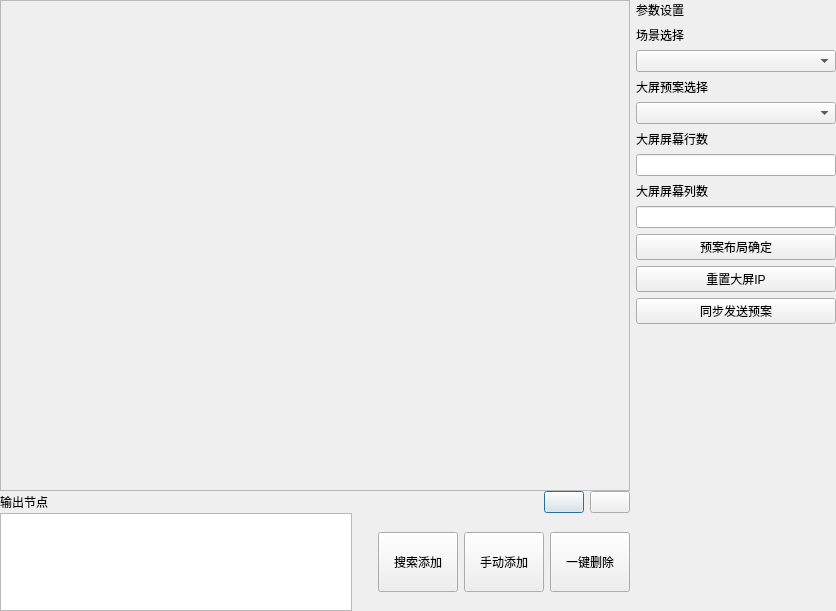
<?xml version="1.0" encoding="UTF-8"?>
<ui version="4.0">
 <class>frmaddui</class>
 <widget class="QDialog" name="frmaddui">
  <property name="geometry">
   <rect>
    <x>0</x>
    <y>0</y>
    <width>836</width>
    <height>611</height>
   </rect>
  </property>
  <property name="windowTitle">
   <string>Dialog</string>
  </property>
  <property name="styleSheet">
   <string notr="true"/>
  </property>
  <layout class="QVBoxLayout" name="verticalLayout_9">
   <property name="spacing">
    <number>0</number>
   </property>
   <property name="leftMargin">
    <number>0</number>
   </property>
   <property name="topMargin">
    <number>0</number>
   </property>
   <property name="rightMargin">
    <number>0</number>
   </property>
   <property name="bottomMargin">
    <number>0</number>
   </property>
   <item>
    <widget class="QWidget" name="widget_jmsearchmain" native="true">
     <property name="styleSheet">
      <string notr="true"/>
     </property>
     <layout class="QHBoxLayout" name="horizontalLayout_2">
      <property name="spacing">
       <number>6</number>
      </property>
      <property name="leftMargin">
       <number>0</number>
      </property>
      <property name="topMargin">
       <number>0</number>
      </property>
      <property name="rightMargin">
       <number>0</number>
      </property>
      <property name="bottomMargin">
       <number>0</number>
      </property>
      <item>
       <widget class="QWidget" name="widget_12" native="true">
        <layout class="QVBoxLayout" name="verticalLayout_8">
         <property name="spacing">
          <number>0</number>
         </property>
         <property name="leftMargin">
          <number>0</number>
         </property>
         <property name="topMargin">
          <number>0</number>
         </property>
         <property name="rightMargin">
          <number>0</number>
         </property>
         <property name="bottomMargin">
          <number>0</number>
         </property>
         <item>
          <widget class="QWidget" name="widget" native="true">
           <property name="sizePolicy">
            <sizepolicy hsizetype="Expanding" vsizetype="Expanding">
             <horstretch>0</horstretch>
             <verstretch>0</verstretch>
            </sizepolicy>
           </property>
           <layout class="QVBoxLayout" name="verticalLayout_10">
            <property name="spacing">
             <number>0</number>
            </property>
            <property name="leftMargin">
             <number>0</number>
            </property>
            <property name="topMargin">
             <number>0</number>
            </property>
            <property name="rightMargin">
             <number>0</number>
            </property>
            <property name="bottomMargin">
             <number>0</number>
            </property>
            <item>
             <widget class="QScrollArea" name="scrollArea_2">
              <property name="widgetResizable">
               <bool>true</bool>
              </property>
              <widget class="QWidget" name="scrollAreaWidgetContents_2">
               <property name="geometry">
                <rect>
                 <x>0</x>
                 <y>0</y>
                 <width>628</width>
                 <height>489</height>
                </rect>
               </property>
               <layout class="QVBoxLayout" name="verticalLayout_2">
                <property name="spacing">
                 <number>0</number>
                </property>
                <property name="leftMargin">
                 <number>0</number>
                </property>
                <property name="topMargin">
                 <number>0</number>
                </property>
                <property name="rightMargin">
                 <number>0</number>
                </property>
                <property name="bottomMargin">
                 <number>0</number>
                </property>
                <item>
                 <layout class="QGridLayout" name="gridLayout">
                  <property name="spacing">
                   <number>3</number>
                  </property>
                 </layout>
                </item>
               </layout>
              </widget>
             </widget>
            </item>
           </layout>
          </widget>
         </item>
         <item>
          <widget class="QWidget" name="widget_6" native="true">
           <property name="maximumSize">
            <size>
             <width>16777215</width>
             <height>120</height>
            </size>
           </property>
           <layout class="QVBoxLayout" name="verticalLayout_3">
            <property name="spacing">
             <number>0</number>
            </property>
            <property name="leftMargin">
             <number>0</number>
            </property>
            <property name="topMargin">
             <number>0</number>
            </property>
            <property name="rightMargin">
             <number>0</number>
            </property>
            <property name="bottomMargin">
             <number>0</number>
            </property>
            <item>
             <widget class="QWidget" name="widget_5" native="true">
              <property name="minimumSize">
               <size>
                <width>0</width>
                <height>0</height>
               </size>
              </property>
              <property name="maximumSize">
               <size>
                <width>16777215</width>
                <height>1000</height>
               </size>
              </property>
              <layout class="QHBoxLayout" name="horizontalLayout_8">
               <property name="spacing">
                <number>6</number>
               </property>
               <property name="leftMargin">
                <number>0</number>
               </property>
               <property name="topMargin">
                <number>0</number>
               </property>
               <property name="rightMargin">
                <number>0</number>
               </property>
               <property name="bottomMargin">
                <number>0</number>
               </property>
               <item>
                <widget class="QLabel" name="label_6">
                 <property name="text">
                  <string>输出节点</string>
                 </property>
                </widget>
               </item>
               <item>
                <widget class="QLabel" name="label_2">
                 <property name="minimumSize">
                  <size>
                   <width>30</width>
                   <height>0</height>
                  </size>
                 </property>
                 <property name="text">
                  <string/>
                 </property>
                </widget>
               </item>
               <item>
                <spacer name="horizontalSpacer_3">
                 <property name="orientation">
                  <enum>Qt::Horizontal</enum>
                 </property>
                 <property name="sizeHint" stdset="0">
                  <size>
                   <width>523</width>
                   <height>20</height>
                  </size>
                 </property>
                </spacer>
               </item>
               <item>
                <widget class="QPushButton" name="btn_last">
                 <property name="focusPolicy">
                  <enum>Qt::TabFocus</enum>
                 </property>
                 <property name="text">
                  <string/>
                 </property>
                </widget>
               </item>
               <item>
                <widget class="QPushButton" name="btn_next">
                 <property name="focusPolicy">
                  <enum>Qt::TabFocus</enum>
                 </property>
                 <property name="text">
                  <string/>
                 </property>
                </widget>
               </item>
              </layout>
             </widget>
            </item>
            <item>
             <widget class="QWidget" name="widget_3" native="true">
              <layout class="QHBoxLayout" name="horizontalLayout_4">
               <property name="spacing">
                <number>6</number>
               </property>
               <property name="leftMargin">
                <number>0</number>
               </property>
               <property name="topMargin">
                <number>0</number>
               </property>
               <property name="rightMargin">
                <number>0</number>
               </property>
               <property name="bottomMargin">
                <number>0</number>
               </property>
               <item>
                <widget class="QWidget" name="widget_4" native="true">
                 <layout class="QVBoxLayout" name="verticalLayout_12">
                  <property name="spacing">
                   <number>0</number>
                  </property>
                  <property name="leftMargin">
                   <number>0</number>
                  </property>
                  <property name="topMargin">
                   <number>0</number>
                  </property>
                  <property name="rightMargin">
                   <number>0</number>
                  </property>
                  <property name="bottomMargin">
                   <number>0</number>
                  </property>
                  <item>
                   <widget class="QListWidget" name="listWidget"/>
                  </item>
                 </layout>
                </widget>
               </item>
               <item>
                <spacer name="horizontalSpacer_2">
                 <property name="orientation">
                  <enum>Qt::Horizontal</enum>
                 </property>
                 <property name="sizeType">
                  <enum>QSizePolicy::Fixed</enum>
                 </property>
                 <property name="sizeHint" stdset="0">
                  <size>
                   <width>20</width>
                   <height>20</height>
                  </size>
                 </property>
                </spacer>
               </item>
               <item>
                <widget class="QPushButton" name="pushButton">
                 <property name="minimumSize">
                  <size>
                   <width>60</width>
                   <height>60</height>
                  </size>
                 </property>
                 <property name="focusPolicy">
                  <enum>Qt::TabFocus</enum>
                 </property>
                 <property name="styleSheet">
                  <string notr="true"/>
                 </property>
                 <property name="text">
                  <string>搜索添加</string>
                 </property>
                </widget>
               </item>
               <item>
                <widget class="QPushButton" name="btn_add">
                 <property name="minimumSize">
                  <size>
                   <width>60</width>
                   <height>60</height>
                  </size>
                 </property>
                 <property name="focusPolicy">
                  <enum>Qt::TabFocus</enum>
                 </property>
                 <property name="styleSheet">
                  <string notr="true"/>
                 </property>
                 <property name="text">
                  <string>手动添加</string>
                 </property>
                </widget>
               </item>
               <item>
                <widget class="QPushButton" name="btn_deleteAllJmWid">
                 <property name="minimumSize">
                  <size>
                   <width>60</width>
                   <height>60</height>
                  </size>
                 </property>
                 <property name="focusPolicy">
                  <enum>Qt::TabFocus</enum>
                 </property>
                 <property name="text">
                  <string>一键删除</string>
                 </property>
                </widget>
               </item>
              </layout>
             </widget>
            </item>
           </layout>
          </widget>
         </item>
        </layout>
       </widget>
      </item>
      <item>
       <widget class="QWidget" name="widget_10" native="true">
        <property name="minimumSize">
         <size>
          <width>200</width>
          <height>0</height>
         </size>
        </property>
        <property name="maximumSize">
         <size>
          <width>1000</width>
          <height>16777215</height>
         </size>
        </property>
        <layout class="QVBoxLayout" name="verticalLayout_11">
         <property name="spacing">
          <number>6</number>
         </property>
         <property name="leftMargin">
          <number>0</number>
         </property>
         <property name="topMargin">
          <number>0</number>
         </property>
         <property name="rightMargin">
          <number>0</number>
         </property>
         <property name="bottomMargin">
          <number>0</number>
         </property>
         <item>
          <widget class="QWidget" name="widget_11" native="true">
           <layout class="QHBoxLayout" name="horizontalLayout">
            <property name="spacing">
             <number>0</number>
            </property>
            <property name="leftMargin">
             <number>0</number>
            </property>
            <property name="topMargin">
             <number>0</number>
            </property>
            <property name="rightMargin">
             <number>0</number>
            </property>
            <property name="bottomMargin">
             <number>0</number>
            </property>
            <item>
             <widget class="QLabel" name="label">
              <property name="text">
               <string>参数设置</string>
              </property>
             </widget>
            </item>
            <item>
             <spacer name="horizontalSpacer">
              <property name="orientation">
               <enum>Qt::Horizontal</enum>
              </property>
              <property name="sizeHint" stdset="0">
               <size>
                <width>131</width>
                <height>20</height>
               </size>
              </property>
             </spacer>
            </item>
           </layout>
          </widget>
         </item>
         <item>
          <widget class="QWidget" name="widget_13" native="true">
           <layout class="QVBoxLayout" name="verticalLayout_7">
            <property name="leftMargin">
             <number>0</number>
            </property>
            <property name="topMargin">
             <number>0</number>
            </property>
            <property name="rightMargin">
             <number>0</number>
            </property>
            <property name="bottomMargin">
             <number>0</number>
            </property>
            <item>
             <widget class="QLabel" name="label_7">
              <property name="maximumSize">
               <size>
                <width>16777215</width>
                <height>30</height>
               </size>
              </property>
              <property name="text">
               <string>场景选择</string>
              </property>
             </widget>
            </item>
            <item>
             <widget class="QComboBox" name="cbbox_scene">
              <property name="minimumSize">
               <size>
                <width>0</width>
                <height>0</height>
               </size>
              </property>
             </widget>
            </item>
           </layout>
          </widget>
         </item>
         <item>
          <widget class="QWidget" name="widget_2" native="true">
           <layout class="QVBoxLayout" name="verticalLayout">
            <property name="leftMargin">
             <number>0</number>
            </property>
            <property name="topMargin">
             <number>0</number>
            </property>
            <property name="rightMargin">
             <number>0</number>
            </property>
            <property name="bottomMargin">
             <number>0</number>
            </property>
            <item>
             <widget class="QLabel" name="label_3">
              <property name="maximumSize">
               <size>
                <width>16777215</width>
                <height>30</height>
               </size>
              </property>
              <property name="text">
               <string>大屏预案选择</string>
              </property>
             </widget>
            </item>
            <item>
             <widget class="QComboBox" name="cbbox_plan">
              <property name="minimumSize">
               <size>
                <width>0</width>
                <height>0</height>
               </size>
              </property>
             </widget>
            </item>
           </layout>
          </widget>
         </item>
         <item>
          <widget class="QWidget" name="widget_8" native="true">
           <layout class="QVBoxLayout" name="verticalLayout_5">
            <property name="leftMargin">
             <number>0</number>
            </property>
            <property name="topMargin">
             <number>0</number>
            </property>
            <property name="rightMargin">
             <number>0</number>
            </property>
            <property name="bottomMargin">
             <number>0</number>
            </property>
            <item>
             <widget class="QLabel" name="label_5">
              <property name="maximumSize">
               <size>
                <width>16777215</width>
                <height>30</height>
               </size>
              </property>
              <property name="text">
               <string>大屏屏幕行数</string>
              </property>
             </widget>
            </item>
            <item>
             <widget class="QLineEdit" name="lineEdit_Row"/>
            </item>
           </layout>
          </widget>
         </item>
         <item>
          <widget class="QWidget" name="widget_7" native="true">
           <layout class="QVBoxLayout" name="verticalLayout_4">
            <property name="leftMargin">
             <number>0</number>
            </property>
            <property name="topMargin">
             <number>0</number>
            </property>
            <property name="rightMargin">
             <number>0</number>
            </property>
            <property name="bottomMargin">
             <number>0</number>
            </property>
            <item>
             <widget class="QLabel" name="label_4">
              <property name="maximumSize">
               <size>
                <width>16777215</width>
                <height>30</height>
               </size>
              </property>
              <property name="text">
               <string>大屏屏幕列数</string>
              </property>
             </widget>
            </item>
            <item>
             <widget class="QLineEdit" name="lineEdit_Column"/>
            </item>
           </layout>
          </widget>
         </item>
         <item>
          <widget class="QWidget" name="widget_9" native="true">
           <layout class="QVBoxLayout" name="verticalLayout_6">
            <property name="leftMargin">
             <number>0</number>
            </property>
            <property name="topMargin">
             <number>0</number>
            </property>
            <property name="rightMargin">
             <number>0</number>
            </property>
            <property name="bottomMargin">
             <number>0</number>
            </property>
            <item>
             <widget class="QPushButton" name="btn_setvideonum">
              <property name="minimumSize">
               <size>
                <width>0</width>
                <height>0</height>
               </size>
              </property>
              <property name="focusPolicy">
               <enum>Qt::TabFocus</enum>
              </property>
              <property name="styleSheet">
               <string notr="true"/>
              </property>
              <property name="text">
               <string>预案布局确定</string>
              </property>
             </widget>
            </item>
            <item>
             <widget class="QPushButton" name="updataip">
              <property name="minimumSize">
               <size>
                <width>0</width>
                <height>0</height>
               </size>
              </property>
              <property name="focusPolicy">
               <enum>Qt::TabFocus</enum>
              </property>
              <property name="styleSheet">
               <string notr="true"/>
              </property>
              <property name="text">
               <string>重置大屏IP</string>
              </property>
             </widget>
            </item>
           </layout>
          </widget>
         </item>
         <item>
          <widget class="QPushButton" name="btn_SyncPlanSet">
           <property name="focusPolicy">
            <enum>Qt::TabFocus</enum>
           </property>
           <property name="text">
            <string>同步发送预案</string>
           </property>
          </widget>
         </item>
         <item>
          <spacer name="verticalSpacer">
           <property name="orientation">
            <enum>Qt::Vertical</enum>
           </property>
           <property name="sizeHint" stdset="0">
            <size>
             <width>20</width>
             <height>371</height>
            </size>
           </property>
          </spacer>
         </item>
        </layout>
       </widget>
      </item>
     </layout>
    </widget>
   </item>
  </layout>
 </widget>
 <resources/>
 <connections/>
</ui>
